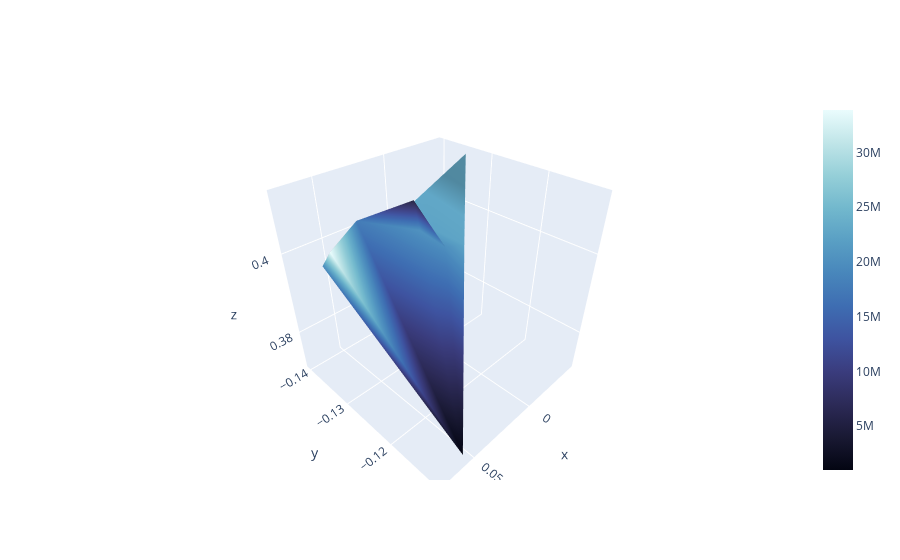

The code cell stored with this chart in its notebook:
### Code cell
import plotly.graph_objects as go
import numpy as np
from scipy.spatial import Delaunay

point_coords= np.array([[ 0.05497894, -0.11160859,  0.37084371], 
                        [-0.00817349, -0.14016391,  0.39896593], 
                        [-0.04405962, -0.13445015,  0.41198156], 
                        [-0.02392213, -0.1297217,   0.39447151], 
                        [-0.00622379, -0.12973436,  0.39639086], 
                        [ 0.01604251, -0.12920773,  0.40366026], 
                        [ 0.06505235, -0.13291964,  0.40368367], 
                        [ 0.07263324, -0.13199505,  0.40244909], 
                        [ 0.03655646, -0.13674183,  0.40442567], 
                        [ 0.00245951, -0.13406454,  0.40627548]]) 

snowh=[992634.25,
       22319520.0,
       23621576.0,
       22518240.0,
       19963640.0,
       20256056.0,
       33873776.0,
       19216264.0,
       17755528.0,
       4434950.0]

x = point_coords[:, 0]
y = point_coords[:, 1]
z = point_coords[:, 2]
points2D = np.vstack([x,y]).T
tri = Delaunay(points2D) #triangulate the 2d points
I, J, K = (tri.simplices).T
print("simplices:", "\n", tri.simplices)
fig=go.Figure(go.Mesh3d(x=x, y=y, z=z,
                        i=I, j=J, k=K, 
                       intensity=snowh, colorscale="ice" )) #these two last attributes, intensity and colorscale, assign a color according to snow height
fig.show()

### Figure 1 — Plotly figure (JSON) as saved in the notebook; plotly's stock layout.template omitted (floating-point values rounded to 4 significant figures)
{"data": [{"colorscale": [[0, "rgb(3, 5, 18)"], [0.09091, "rgb(25, 25, 51)"], [0.1818, "rgb(44, 42, 87)"], [0.2727, "rgb(58, 60, 125)"], [0.3636, "rgb(62, 83, 160)"], [0.4545, "rgb(62, 109, 178)"], [0.5455, "rgb(72, 134, 187)"], [0.6364, "rgb(89, 159, 196)"], [0.7273, "rgb(114, 184, 205)"], [0.8182, "rgb(149, 207, 216)"], [0.9091, "rgb(192, 229, 232)"], [1, "rgb(234, 252, 253)"]], "i": [1, 1, 3, 4, 4, 0, 6, 8, 5, 8, 4, 5], "intensity": [992600.0, 22319520, 23621576, 22518240, 19963640, 20256056, 33873776, 19216264, 17755528, 4434950], "j": [3, 8, 4, 1, 3, 6, 8, 6, 8, 5, 5, 4], "k": [2, 9, 0, 9, 1, 7, 7, 0, 0, 9, 0, 9], "type": "mesh3d", "x": [0.05498, -0.008173, -0.04406, -0.02392, -0.006224, 0.01604, 0.06505, 0.07263, 0.03656, 0.00246], "y": [-0.1116, -0.1402, -0.1345, -0.1297, -0.1297, -0.1292, -0.1329, -0.132, -0.1367, -0.1341], "z": [0.3708, 0.399, 0.412, 0.3945, 0.3964, 0.4037, 0.4037, 0.4024, 0.4044, 0.4063]}], "layout": {}}
